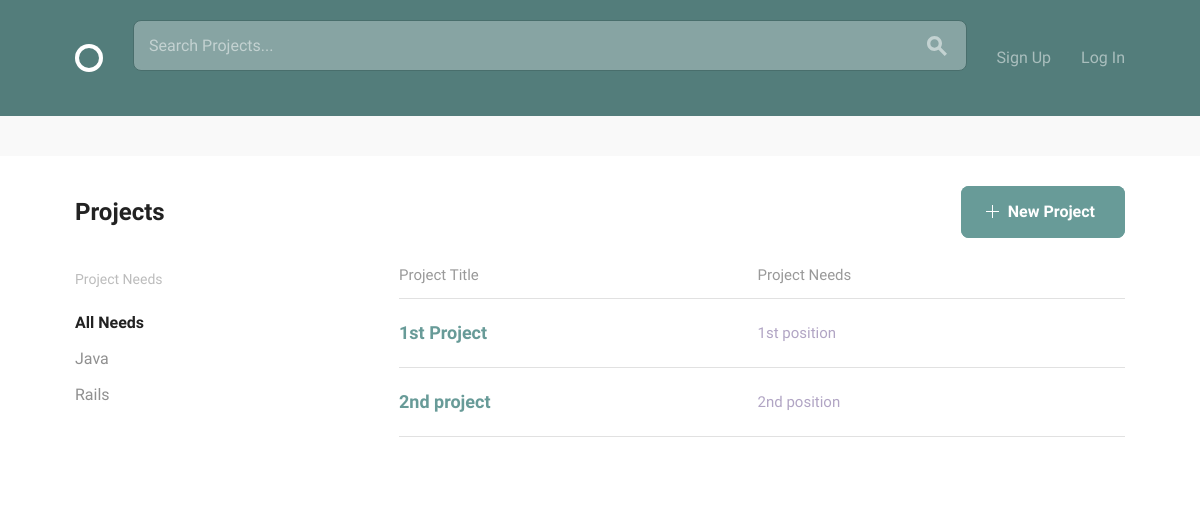
The app's page /, older data.
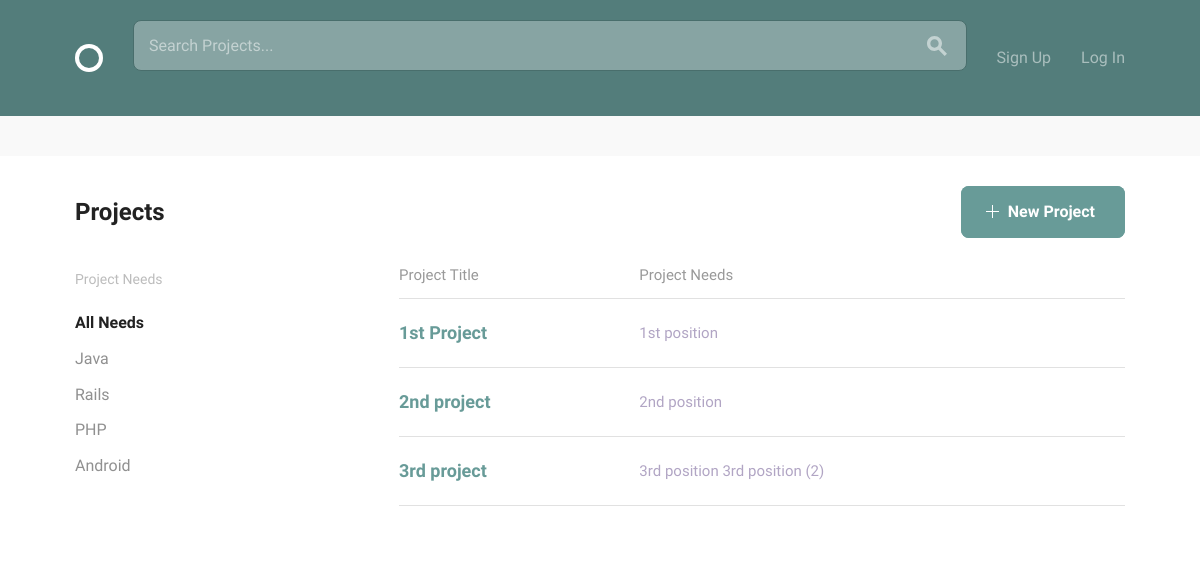
The same page, newer data.
### projects/models.py (models this page shows, shortened)
class Position(models.Model):
    ANDROID = "Android"
    DESIGN = "Design"
    JAVA = "Java"
    PHP = "PHP"
    PYTHON = "Python"
    RAILS = "Rails"
    WORDPRESS = "Wordpress"
    iOS = "iOS"
    SKILLES_CHOICES = (
        (ANDROID, "Android Developer"),
        (DESIGN, "Designer"),
        (JAVA, "Java Developer"),
        (PHP, "PHP Developer"),
        (PYTHON, "Python Developer"),
        (RAILS, "Rails Developer"),
        (WORDPRESS, "Wordpress Developer"),
        (iOS, "iOS Developer")
    )
    project = models.ForeignKey(
        Project,
        null=True,
        related_name="positions",
        on_delete=models.CASCADE)
    title = models.CharField(max_length=100)
    description = models.TextField(max_length=500)
    skill = models.CharField(max_length=20, choices=SKILLES_CHOICES, default="")
    position_filled = models.BooleanField(default=False)

class Project(models.Model):
    user = models.ForeignKey(settings.AUTH_USER_MODEL, null=True)
    title = models.CharField(max_length=100)
    description = models.TextField(max_length=500)
    estimated_time = models.IntegerField()
    requirements = models.CharField(max_length=100)

### social_team_builder/views.py (the view)
# urls.py: 2. Add a URL to urlpatterns:  url(r'^$', Home.as_view(), name='home')
class Home(ListView):
    model = Project
    template_name = "home.html"
    def get_queryset(self):
        term = self.request.GET.get('q', '')
        if term:
            return Project.objects.filter(
                Q(title__icontains=term) | Q(description__icontains=term)
            )
        else:
            return Project.objects.all()

### templates/home.html (shortened to what this page needs)
{% extends "layout.html" %}
{% load static from staticfiles %}
{% block body_content %}
  <div class="bounds circle--page">
      <div class="circle--page--header circle--fluid">
          <div class="circle--fluid--cell circle--fluid--primary">
              <h2>Projects</h2>
          </div>
          <div class="circle--fluid--cell circle--fluid--secondary">
              <a class="button button-primary icon-on-left" href="{% url 'projects:create' %}">
                  <svg version="1.1" xmlns="http://www.w3.org/2000/svg" xmlns:xlink="http://www.w3.org/1999/xlink" x="0px" y="0px" viewBox="0 0 13 13" style="enable-background:new 0 0 13 13;" xml:space="preserve" class="add">
                    <polygon points="7,6 7,0 6,0 6,6 0,6 0,7 6,7 6,13 7,13 7,7 13,7 13,6 "/>
                  </svg>
                  New Project
              </a>
          </div>
      </div>
      <div class="grid-25">
          <div class="circle--filter circle--secondary--module">
              <h4>Project Needs</h4>
                  <ul class="circle--filter--list">
                      <li><a class="selected">All Needs</a></li>
                      {% for project in project_list %}
                          {% for position in project.positions.all %}
                              {% if position.position_filled != True %}
                                  <li><a href={% url 'projects:project_detail' pk=project.pk %}>{{ position.skill }}</a></li>
                              {% endif %}
                          {% endfor %}
                      {% endfor %}
                  </ul>
          </div>
      </div>
      <div class="grid-70 grid-push-5">
          <table class="u-full-width circle--table">
              <thead>
                  <tr>
                      <th>Project Title</th>
                      <th class="circle--cell--right">Project Needs</th>
                  </tr>
              </thead>
              <tbody>
                  {% for project in project_list %}
                      <tr class="clickable-row" data-href="{% url "projects:project_detail" pk=project.pk %}">
                          <td>
                              <h3>{{ project.title }}</h3></a>
                          </td>
                          <td class="circle--cell--right">
                              {% for position in project.positions.all %}
                                  {% if position.position_filled != True %}
                                      <span class="secondary-label">{{ position.title }}</span>
                                  {% endif %}
                              {% endfor %}
                          </td>
                      </tr>
                  {% endfor %}
              </tbody>
          </table>
      </div>
  </div>
{% endblock %}

Row changes from the older to the newer data that the page shows:
added Project: title "3rd project"
added Position: skill "PHP", title "3rd position"
added Position: skill "Android", title "3rd position (2)"
